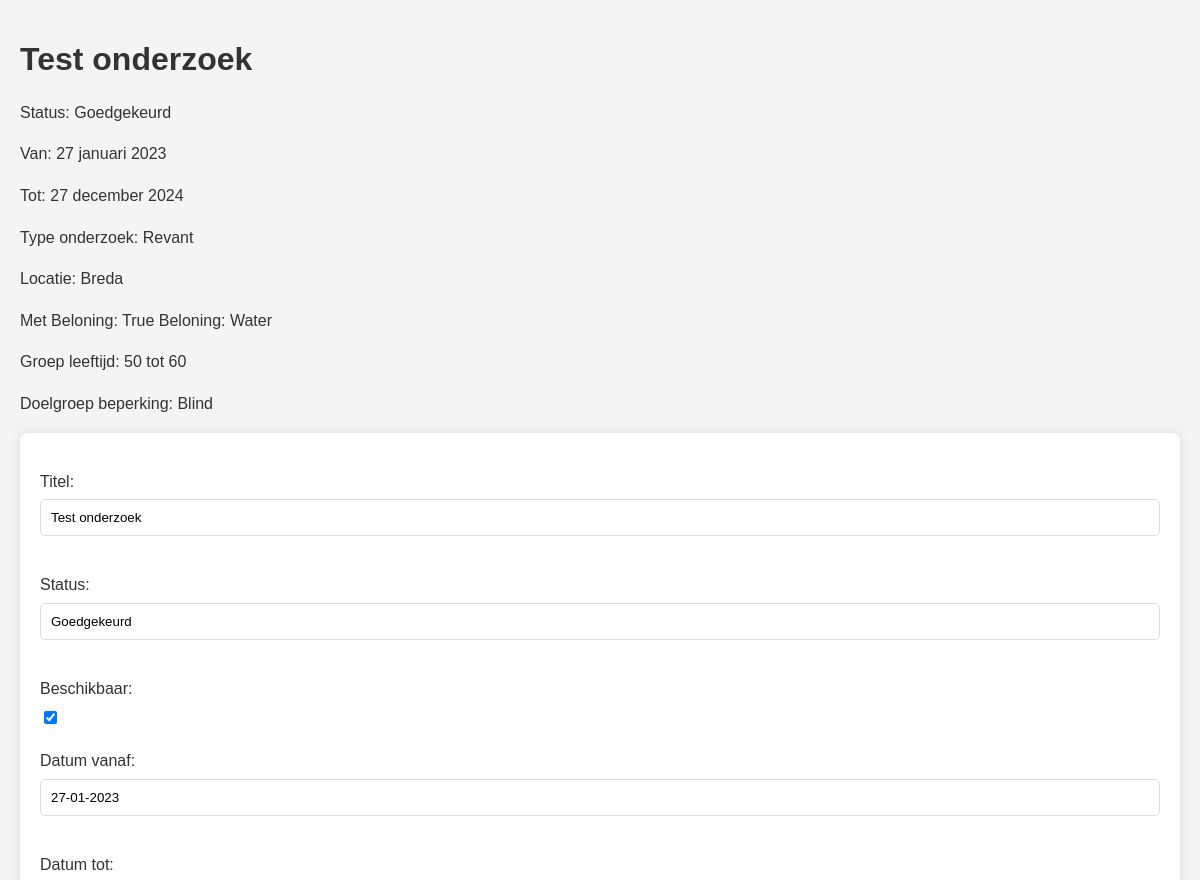
The app's page /beheerders/onderzoek/gegevens/1/ (upper part), older data.
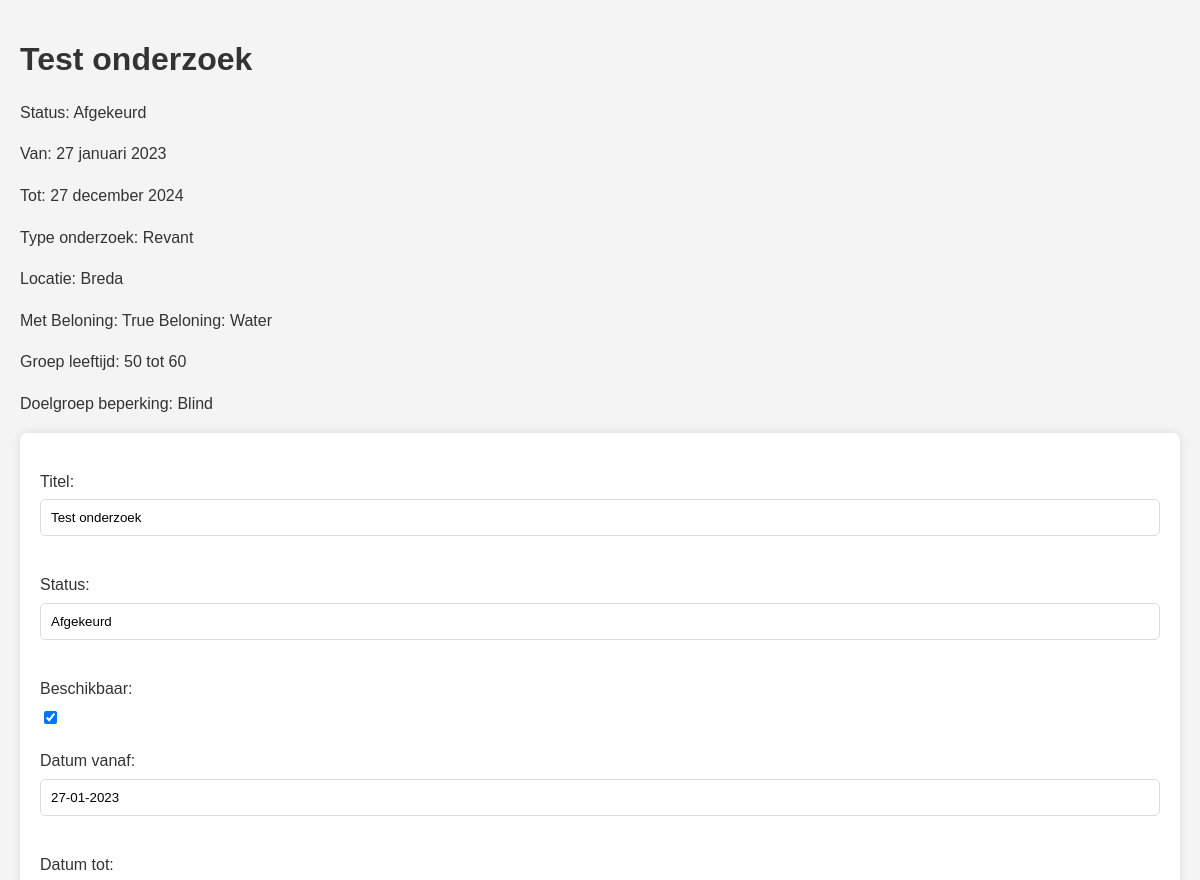
The same page, newer data.
### core/models.py (models this page shows)
class Onderzoek(models.Model):
    onderzoek_id = models.AutoField(primary_key=True)
    titel = models.CharField(max_length=255)
    status = models.CharField(max_length=50, blank=True, null=True)
    beschikbaar = models.BooleanField(default=True)
    datum_vanaf = models.DateField(blank=True, null=True)
    datum_tot = models.DateField(blank=True, null=True)
    type_onderzoek = models.CharField(max_length=50, blank=True, null=True)
    locatie = models.CharField(max_length=255, blank=True, null=True)
    met_beloning = models.BooleanField(default=False)
    beloning = models.CharField(max_length=255, blank=True, null=True)
    doelgroep_leeftijd_van = models.IntegerField(blank=True, null=True)
    doelgroep_leeftijd_tot = models.IntegerField(blank=True, null=True)
    doelgroep_beperking = models.CharField(max_length=255, blank=True, null=True)
    organisatie = models.ForeignKey(Organisaties, on_delete=models.CASCADE)
    class Meta:
        db_table = 'Onderzoek'

### beheerders/views.py (the view)
# urls.py: path('onderzoek/gegevens/<int:pk>/', views.onderzoek_gegevens, name='onderzoek_gegevens'),
def onderzoek_gegevens(request, pk):
    onderzoek = get_object_or_404(Onderzoek, pk=pk)
    form = OnderzoekForm(instance=onderzoek)
    return render(request, 'onderzoek_gegevens.html', {'onderzoek': onderzoek, 'form': form})

### beheerders/forms.py
class OnderzoekForm(ModelForm):
    class Meta:
        model = Onderzoek
        fields = '__all__'

### core/models.py (called while the page is built)
    def __str__(self):
        return self.naam

### beheerders/templates/onderzoek_gegevens.html (shortened to what this page needs)
<!DOCTYPE html>
<html lang="nl">
<head>
</head>
<body>
<div id="onderzoek-{{ onderzoek.pk }}">
    <h1>{{ onderzoek.titel }}</h1>
    <p>Status: {{ onderzoek.status }}</p>
    <p>Van: {{ onderzoek.datum_vanaf }}</p>
    <p>Tot: {{ onderzoek.datum_tot }}</p>
    <p>Type onderzoek: {{ onderzoek.type_onderzoek }}</p>
    <p>Locatie: {{ onderzoek.locatie }}</p>
    <p>Met Beloning: {{ onderzoek.met_beloning }} Beloning: {{ onderzoek.beloning }}</p>
    <p>Groep leeftijd: {{ onderzoek.doelgroep_leeftijd_van }} tot {{ onderzoek.doelgroep_leeftijd_tot }}</p>
    <p>Doelgroep beperking: {{ onderzoek.doelgroep_beperking }}</p>
</div>
<form id="onderzoekForm">
    {{ form.as_p }}
</form>
</body>
</html>

Row changes from the older to the newer data that the page shows:
changed Onderzoek "Test onderzoek": status "Goedgekeurd" → "Afgekeurd"
